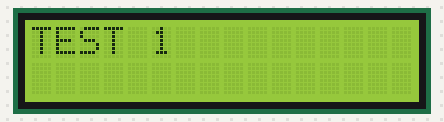
Bench run of a sketch on a simulated Arduino Uno, built with avr-gcc and run on an emulated ATmega328P. Shown: 16×2 character LCD.

Above: at 0.1 s.
At 1.1 s:
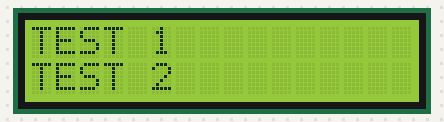
At 2.1 s:
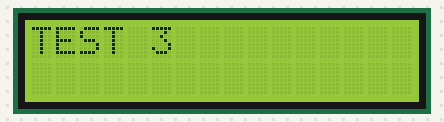
At 3.1 s:
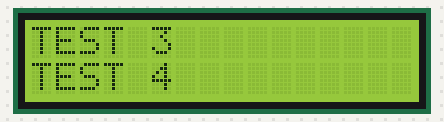

Measured:
- by itself, everything shown: repeats every 4.0 s, in 4 steps
- what the display in image 1 shows lasts 1.0 s, from 1.1 s to 2.1 s

The sketch:

DisplayTest.ino
```cpp
#include "LiquidCrystal_I2C.h"

#define I2C_SDA A4
#define I2C_SCL A5

LiquidCrystal_I2C lcd(0x27, 16, 2);

void napis_radek(byte cislo_radku, String text, bool clear) {
  if (clear) {
    lcd.clear();
  }
  lcd.setCursor(0, cislo_radku);
  lcd.print(text);
}

void setup() {
  Serial.begin(9600);
  lcd.begin();
}

void loop() {
  napis_radek(0, "TEST 1", true);
  delay(1000);
  napis_radek(1, "TEST 2", false);
  delay(1000);
  napis_radek(0, "TEST 3", true);
  delay(1000);
  napis_radek(1, "TEST 4", false);
  delay(1000);
}
```
